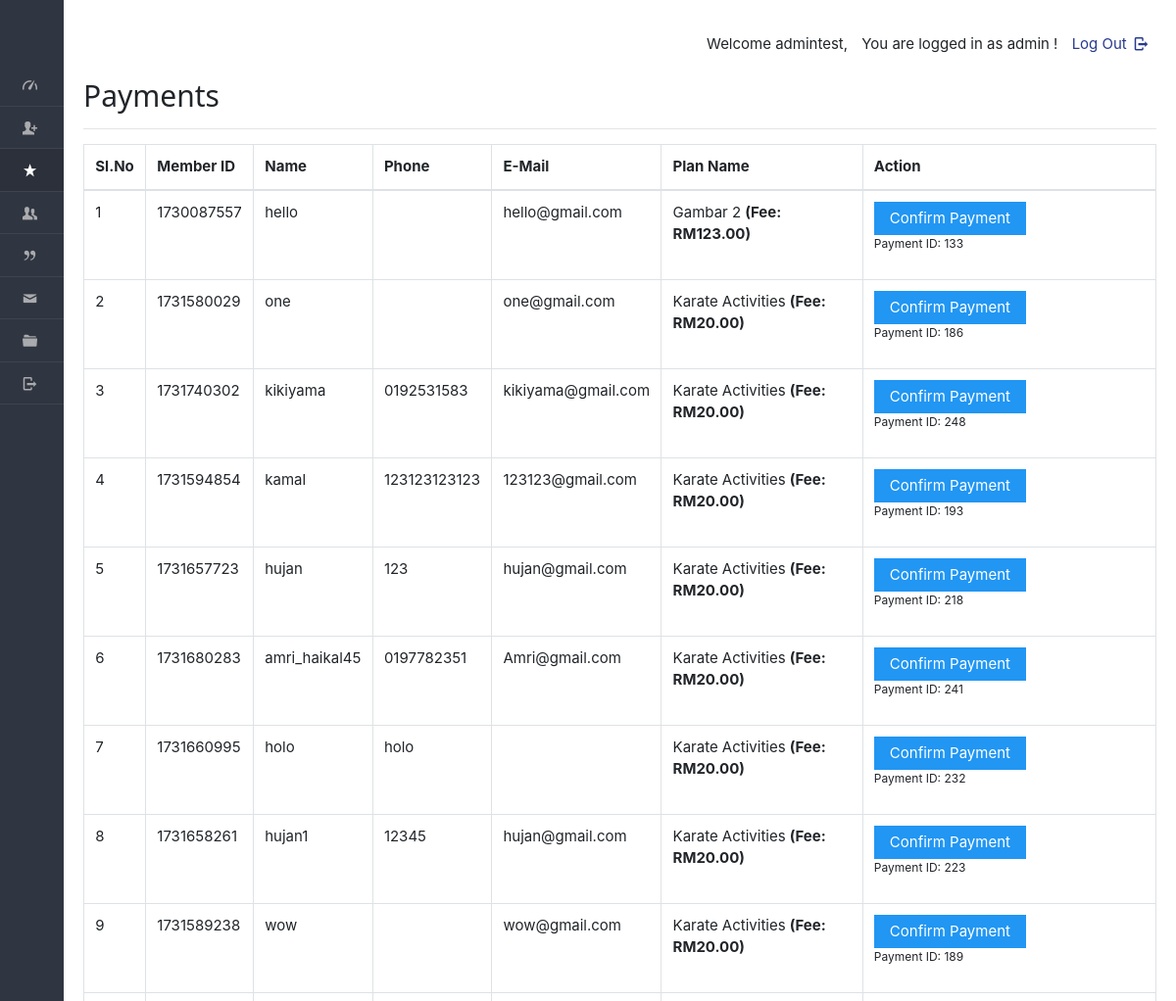
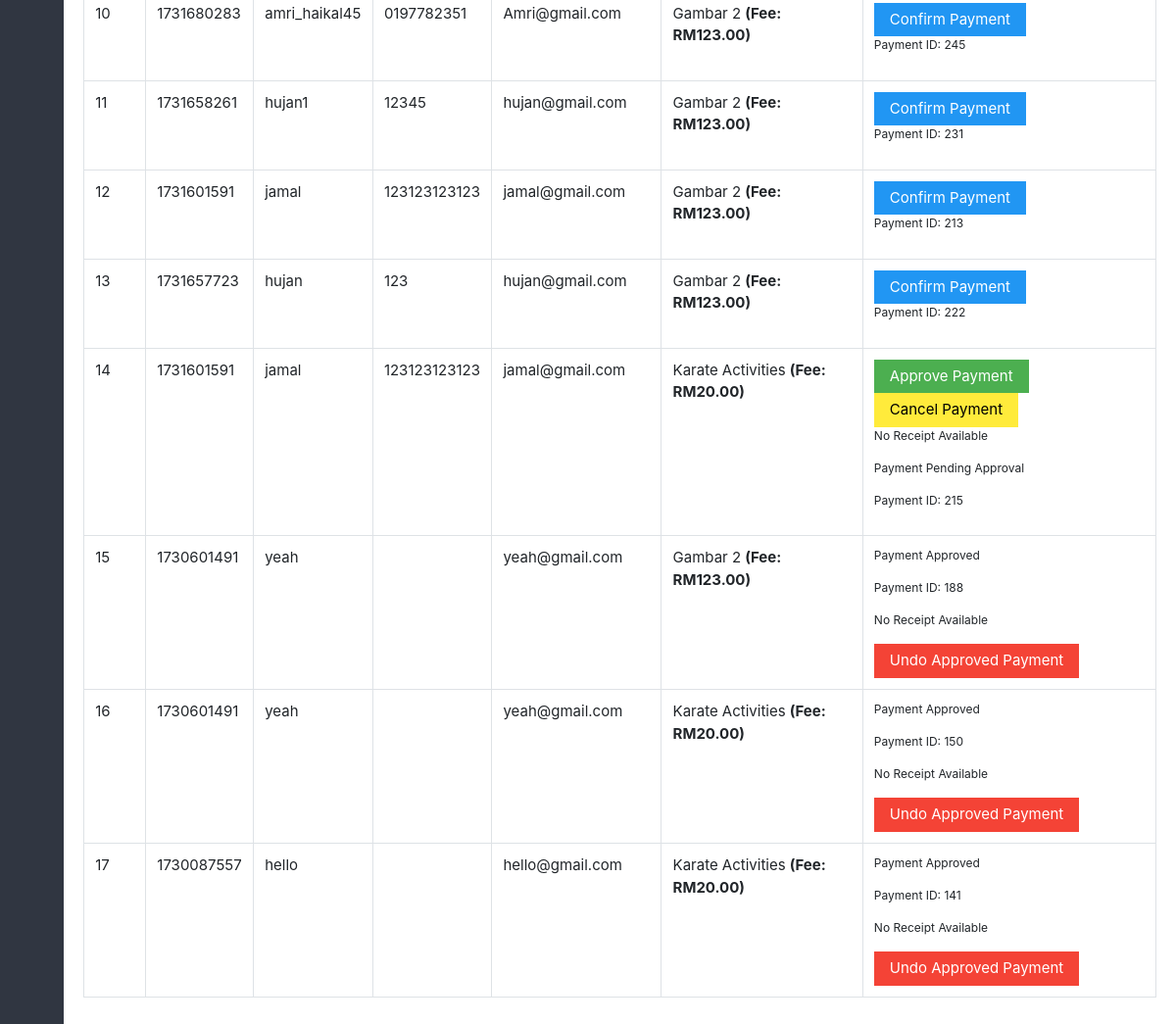
Page /dashboard/admin/payments.php (signed in) on the committed database (2 pictures, top to bottom).
### tables this page shows
CREATE TABLE IF NOT EXISTS `enrolls_to` (
  `et_id` int NOT NULL AUTO_INCREMENT,
  `planid` varchar(8) NOT NULL,
  `userid` varchar(20) NOT NULL,
  `paid_date` varchar(40) DEFAULT NULL,
  `expire` varchar(40) DEFAULT NULL,
  `hasPaid` varchar(5) NOT NULL DEFAULT 'no',
  `hasApproved` varchar(5) DEFAULT NULL,
  `receiptIMG` varchar(100) DEFAULT NULL,
  PRIMARY KEY (`et_id`)
);

CREATE TABLE IF NOT EXISTS `users` (
  `userid` varchar(20) NOT NULL,
  `pass_key` varchar(100) NOT NULL,
  `imageid` varchar(200) DEFAULT NULL,
  `username` varchar(40) DEFAULT NULL,
  `fullName` varchar(100) DEFAULT NULL,
  `gender` varchar(8) DEFAULT NULL,
  `mobile` varchar(20) DEFAULT NULL,
  `email` varchar(200) DEFAULT NULL,
  `dob` varchar(40) DEFAULT NULL,
  `joining_date` varchar(40) DEFAULT NULL,
  `hasApproved` varchar(10) DEFAULT NULL,
  `matrixNumber` varchar(255) DEFAULT NULL,
  `courseName` varchar(255) DEFAULT NULL,
  `no_ic` varchar(50) DEFAULT NULL,
  PRIMARY KEY (`userid`)
);

CREATE TABLE IF NOT EXISTS `plan` (
  `planid` varchar(8) NOT NULL,
  `tid` varchar(45) DEFAULT NULL,
  `planName` varchar(20) NOT NULL,
  `description` varchar(200) NOT NULL,
  `planType` varchar(50) NOT NULL,
  `startDate` varchar(50) NOT NULL,
  `endDate` varchar(50) NOT NULL,
  `duration` int NOT NULL,
  `validity` varchar(20) NOT NULL DEFAULT 'Lifetime',
  `amount` int DEFAULT '0',
  `active` varchar(255) NOT NULL,
  PRIMARY KEY (`planid`),
  KEY `idx_plan_name` (`planName`),
  KEY `idx_plan_type` (`planType`),
  KEY `idx_description` (`description`),
  KEY `idx_active` (`active`)
);

### dashboard/admin/payments.php (the view, shortened to what this page needs)
<!DOCTYPE html>
<html lang="en">
<head>
    <link rel="stylesheet" href="../../css/style.css" id="style-resource-5">
    <link rel="stylesheet" href="../../css/dashMain.css">
    <link rel="stylesheet" type="text/css" href="../../css/entypo.css">
    <link href="a1style.css" type="text/css" rel="stylesheet">
    <link rel="stylesheet" href="../../css/bootstrap.min.css">
    <link rel="stylesheet" href="../../css/insidedashboard.css">
    <link rel="stylesheet" href="../../css/dashboard/sidebar.css">
</head>
<body class="page-body page-fade" onload="collapseSidebar()">
<div class="page-container sidebar-collapsed" id="navbarcollapse">
    <div class="sidebar-menu">
        <header class="logo-env">
        </header>
        <?php include('nav.php'); ?>
    </div>
    <div class="main-content">
        <div class="row">
            <div class="col-md-6 col-sm-8 clearfix"></div>
            <div class="col-md-6 col-sm-4 clearfix hidden-xs">
                <ul class="list-inline links-list pull-right">
                    <li>
                        <a href="logout.php">Log Out <i class="entypo-logout right"></i></a>
                    </li>
                </ul>
            </div>
        </div>
        <h2>Payments</h2>
        <hr />
        <table class="table table-bordered">
            <thead>
                <tr>
                    <th>Sl.No</th>
                    <th>Member ID</th>
                    <th>Name</th>
                    <th>Phone</th>
                    <th>E-Mail</th>
                    <th>Plan Name</th>
                    <th>Action</th>
                </tr>
            </thead>
            <tbody>
<?php
$query = "SELECT e.*, u.username, u.mobile, u.email, p.planName, p.amount
          FROM enrolls_to e
          JOIN users u ON e.userid = u.userid
          JOIN plan p ON e.planid = p.planid
          ORDER BY e.expire";
$result = mysqli_query($con, $query);
$sno = 1;
if (mysqli_num_rows($result) > 0) {
    while ($row = mysqli_fetch_array($result, MYSQLI_ASSOC)) {
        $uid = $row['userid'];
        $planid = $row['planid'];
        $planName = $row['planName'];
        $amount = $row['amount'] ?? 0;
        $hasPaid = $row['hasPaid'];
        $hasApproved = $row['hasApproved'];
        $et_id = $row['et_id'];
        $receiptIMG = $row['receiptIMG'];
echo "<tr>";
echo "<td>" . $sno . "</td>";
echo "<td>" . htmlspecialchars($row['userid'] ?? '') . "</td>";
echo "<td>" . htmlspecialchars($row['username'] ?? '') . "</td>";
echo "<td>" . htmlspecialchars($row['mobile'] ?? '') . "</td>";
echo "<td>" . htmlspecialchars($row['email'] ?? '') . "</td>";
echo "<td>" . htmlspecialchars($planName ?? '') . ($amount > 0 ? " <b>(Fee: RM" . number_format($amount, 2) . ")" : "") . "</b></td>";
        $sno++;
if ($hasPaid === 'no') {
    echo "<td>
            <form action='make_payments.php' method='post'>
                <input type='hidden' name='userID' value='" . htmlspecialchars($uid) . "'/>
                <input type='hidden' name='planID' value='" . htmlspecialchars($planid) . "'/>
                <input type='hidden' name='et_id' value='" . htmlspecialchars($et_id) . "'/>
                <input type='submit' class='a1-btn a1-blue' value='Confirm Payment'/>
            </form>
            <p>Payment ID: $et_id</p>
          </td>";
} elseif ($hasPaid === 'yes' && $hasApproved === 'no') {
echo "<td>
    <form action='approve_payment.php' method='post' style='display:inline;'>
        <input type='hidden' name='userID' value='" . htmlspecialchars($uid) . "'/>
        <input type='hidden' name='planID' value='" . htmlspecialchars($planid) . "'/>
        <input type='hidden' name='et_id' value='" . htmlspecialchars($et_id) . "'/>
        <input type='submit' class='a1-btn a1-green' value='Approve Payment'/>
    </form>
    <form action='cancel_payment.php' method='post' style='display:inline;'>
        <input type='hidden' name='et_id' value='" . htmlspecialchars($et_id) . "'/>
        <input type='hidden' name='userID' value='" . htmlspecialchars($uid) . "'/>
        <input type='submit' class='a1-btn a1-yellow' value='Cancel Payment' onclick='return confirm(\"Are you sure you want to cancel this payment?\");'/>
    </form>";
    if (!empty($receiptIMG)) {
        echo "<button class='a1-btn a1-orange' onclick='showModal(\"receiptModal-$uid\")'>View Receipt</button>";
    } else {
        echo "<p>No Receipt Available</p>";
    }
    echo "<p>Payment Pending Approval</p>
          <p>Payment ID: $et_id</p>
          </td>";
} elseif ($hasPaid === 'yes' && $hasApproved === 'yes') {
    echo "<td>
            <p>Payment Approved</p>
            <p>Payment ID: $et_id</p>";
    if (!empty($receiptIMG)) {
        echo "<button class='a1-btn a1-orange' onclick='showModal(\"receiptModal-$uid\")'>View Receipt</button>";
    } else {
        echo "<p>No Receipt Available</p>";
    }
    echo "<form action='undo_payment.php' method='post' style='display:inline;'>
            <input type='hidden' name='et_id' value='" . htmlspecialchars($et_id) . "'/>
            <input type='hidden' name='userID' value='" . htmlspecialchars($uid) . "'/>
            <input type='hidden' name='planID' value='" . htmlspecialchars($planid) . "'/>
            <input type='submit' class='a1-btn a1-red' value='Undo Approved Payment' onclick='return confirm(\"Are you sure you want to undo this payment?\");'/>
          </form>
          </td>";
} else {
    echo "<td>No Action Needed</td>";
}
echo "</tr>";
    }
} else {
    echo "<tr><td colspan='7'>No records found</td></tr>";
}
?>
            </tbody>
        </table>
    </div>
</div>
</body>
</html>

### css/style.css (style rules this page uses)
html { font-size: 62.5%; font-family: sans-serif; }
div { display: block; }
body { font-family: "Noto Sans", sans-serif, "Helvetica Neue", Helvetica, Arial, sans-serif; font-size: 12px; line-height: 1.428571429; display: block; margin: 0; }
*, *:before, *:after { box-sizing: border-box; }
a { text-decoration: none; background: transparent; }
p { margin: 0 0 8.5px; font-size: 12px; }
p { display: block; }
input, button, select, textarea { font-family: inherit; font-size: inherit; line-height: inherit; }
button, input { line-height: normal; }
button, input, select, textarea { font-family: inherit; font-size: 100%; margin: 0; }
input { background-color: white; cursor: text; padding: 1px; border-width: 2px; border-style: inset; border-color: initial; border-image: initial; }
input, textarea, select, button { text-rendering: auto; color: initial; letter-spacing: normal; word-spacing: normal; text-transform: none; text-indent: 0px; text-shadow: none; display: inline-block; text-align: start; margin: 0em; font: 400 13.3333px Arial; }
button, html input[type="button"], input[type="reset"], input[type="submit"] { cursor: pointer; }
a { color: #373e4a; text-decoration: none; }
a { background: transparent; }
a { color: #373e4a; }
.page-container { position: relative; padding-left: 280px; }
.page-container .sidebar-menu { position: absolute; width: 280px; top: 0; left: 0; bottom: 0; background: #303641; color: #aaabae; z-index: 1; min-height: 796px; box-sizing: border-box; }
.page-container .sidebar-menu .logo-env { width: 100%; padding: 35px; padding-bottom: 10px; box-sizing: border-box; }
.page-container.sidebar-collapsed { padding-left: 65px; }
.page-container.sidebar-collapsed .sidebar-menu { z-index: 4; width: 65px; }
.page-container.sidebar-collapsed .sidebar-menu .logo-env { display: block; padding: 20px; }
.page-container .sidebar-menu .logo-env:before, .page-container .sidebar-menu .logo-env:after { content: " "; display: table; }
.page-container .sidebar-menu .logo-env:after { clear: both; }
ul, ol { margin-top: 0; margin-bottom: 8.5px; }
ul, menu, dir { display: block; list-style-type: disc; }
li { display: list-item; }
i, cite, em, var, address, dfn { font-style: italic; }

### css/dashMain.css (style rules this page uses)
.page-container .main-content { position: relative; float: left; width: 100%; padding: 20px; z-index: 2; background: #ffffff; box-sizing: border-box; }
.row { margin-left: -15px; margin-right: -15px; }
.row:before, .row:after { content: " "; display: table; }
.row:after { clear: both; }
.col-xs-1, .col-sm-1, .col-md-1, .col-lg-1, .col-xs-2, .col-sm-2, .col-md-2, .col-lg-2, .col-xs-3, .col-sm-3, .col-md-3, .col-lg-3, .col-xs-4, .col-sm-4, .col-md-4, .col-lg-4, .col-xs-5, .col-sm-5, .col-md-5, .col-lg-5, .col-xs-6, .col-sm-6, .col-md-6, .col-lg-6, .col-xs-7, .col-sm-7, .col-md-7, .col-lg-7, .col-xs-8, .col-sm-8, .col-md-8, .col-lg-8, .col-xs-9, .col-sm-9, .col-md-9, .col-lg-9, .col-xs-10, .col-sm-10, .col-md-10, .col-lg-10, .col-xs-11, .col-sm-11, .col-md-11, .col-lg-11, .col-xs-12, .col-sm-12, .col-md-12, .col-lg-12 { position: relative; min-height: 1px; padding-left: 15px; padding-right: 15px; }
.links-list { white-space: nowrap; padding-top: 14px; padding-bottom: 8px; }
.pull-right { float: right !important; }
.list-inline { padding-left: 0; list-style: none; }
ul, ol { margin-top: 0; margin-bottom: 8.5px; }
.list-inline > li:first-child { padding-left: 0; }
.list-inline > li { display: inline-block; padding-left: 5px; padding-right: 5px; }
@media (min-width: 768px) { .col-sm-1, .col-sm-2, .col-sm-3, .col-sm-4, .col-sm-5, .col-sm-6, .col-sm-7, .col-sm-8, .col-sm-9, .col-sm-10, .col-sm-11 { float: left; } }
@media (min-width: 768px) { .col-sm-8 { width: 66.66666666666666%; } }
@media (min-width: 768px) { .col-sm-4 { width: 33.33333333333333%; } }
@media (min-width: 992px) { .col-md-1, .col-md-2, .col-md-3, .col-md-4, .col-md-5, .col-md-6, .col-md-7, .col-md-8, .col-md-9, .col-md-10, .col-md-11 { float: left; } }
@media (min-width: 992px) { .col-md-6 { width: 50%; } }
a { color: #373e4a; text-decoration: none; }
a { background: transparent; }
a { color: #373e4a; }
h2, .h2 { font-size: 25px; }
hr { margin-top: 17px; margin-bottom: 17px; border: 0; border-top: 1px solid #998f8f; }
hr { box-sizing: content-box; height: 0; }
i, cite, em, var, address, dfn { font-style: italic; }

### css/dashboard/sidebar.css (style rules this page uses)
.page-container { display: flex; min-height: 100vh; }
.sidebar-menu { width: 250px; background-color: #2b303a; color: #ffffff; }
.main-content { flex-grow: 1; padding: 20px; }

### rows in the picture
enrolls_to: userid "1730087557", userid.username "hello", userid.email "hello@gmail.com", planid.planName "Gambar 2", planid.amount "123.00", et_id "133"
enrolls_to: userid "1731580029", userid.username "one", userid.email "one@gmail.com", planid.planName "Karate Activities", planid.amount "20.00", et_id "186"
enrolls_to: userid "1731740302", userid.username "kikiyama", userid.mobile "0192531583", userid.email "kikiyama@gmail.com", planid.planName "Karate Activities", planid.amount "20.00", et_id "248"
enrolls_to: userid "1731594854", userid.username "kamal", userid.mobile "123123123123", userid.email "123123@gmail.com", planid.planName "Karate Activities", planid.amount "20.00", et_id "193"
enrolls_to: userid "1731657723", userid.username "hujan", userid.mobile "123", userid.email "hujan@gmail.com", planid.planName "Karate Activities", planid.amount "20.00", et_id "218"
enrolls_to: userid "1731680283", userid.username "amri_haikal45", userid.mobile "0197782351", userid.email "Amri@gmail.com", planid.planName "Karate Activities", planid.amount "20.00", et_id "241"
enrolls_to: userid "1731660995", userid.username "holo", userid.mobile "holo", planid.planName "Karate Activities", planid.amount "20.00", et_id "232"
enrolls_to: userid "1731658261", userid.username "hujan1", userid.mobile "12345", userid.email "hujan@gmail.com", planid.planName "Karate Activities", planid.amount "20.00", et_id "223"
enrolls_to: userid "1731589238", userid.username "wow", userid.email "wow@gmail.com", planid.planName "Karate Activities", planid.amount "20.00", et_id "189"
enrolls_to: userid "1731680283", userid.username "amri_haikal45", userid.mobile "0197782351", userid.email "Amri@gmail.com", planid.planName "Gambar 2", planid.amount "123.00", et_id "245"
enrolls_to: userid "1731658261", userid.username "hujan1", userid.mobile "12345", userid.email "hujan@gmail.com", planid.planName "Gambar 2", planid.amount "123.00", et_id "231"
enrolls_to: userid "1731601591", userid.username "jamal", userid.mobile "123123123123", userid.email "jamal@gmail.com", planid.planName "Gambar 2", planid.amount "123.00", et_id "213"
enrolls_to: userid "1731657723", userid.username "hujan", userid.mobile "123", userid.email "hujan@gmail.com", planid.planName "Gambar 2", planid.amount "123.00", et_id "222"
enrolls_to: userid "1731601591", userid.username "jamal", userid.mobile "123123123123", userid.email "jamal@gmail.com", planid.planName "Karate Activities", planid.amount "20.00", shows "No Receipt Available", et_id "215"
enrolls_to: userid "1730601491", userid.username "yeah", userid.email "yeah@gmail.com", planid.planName "Gambar 2", planid.amount "123.00", et_id "188", shows "No Receipt Available"
enrolls_to: userid "1730601491", userid.username "yeah", userid.email "yeah@gmail.com", planid.planName "Karate Activities", planid.amount "20.00", et_id "150", shows "No Receipt Available"
enrolls_to: userid "1730087557", userid.username "hello", userid.email "hello@gmail.com", planid.planName "Karate Activities", planid.amount "20.00", et_id "141", shows "No Receipt Available"
